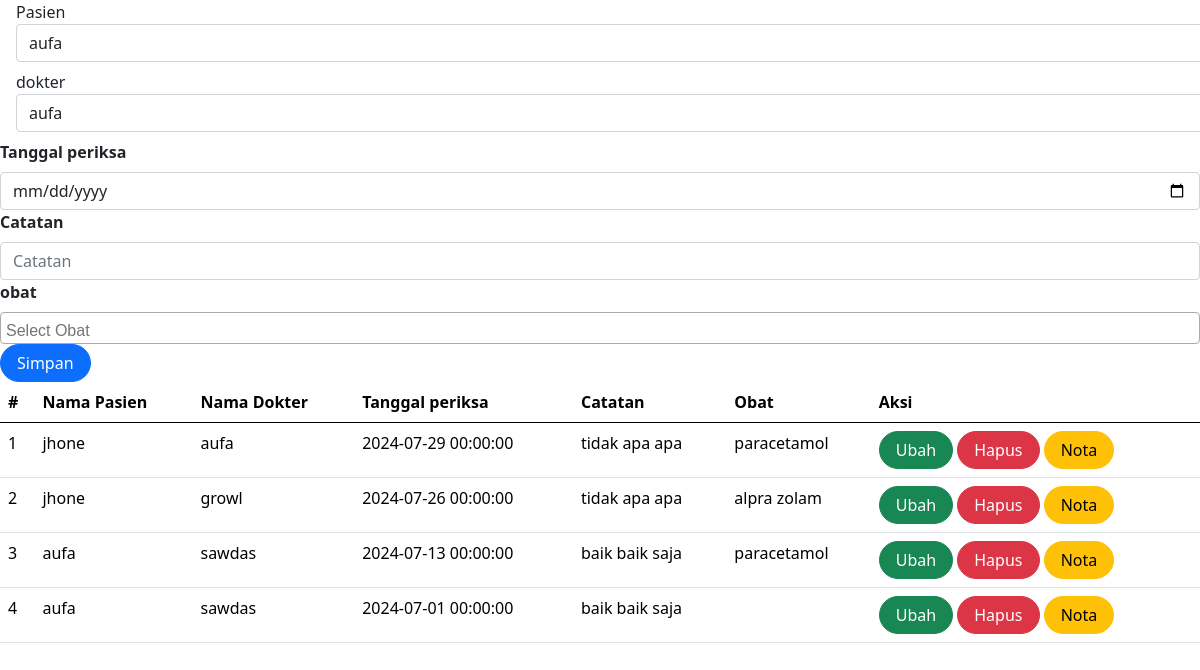
The app's page /periksa.php with its own data.
### tables this page shows
CREATE TABLE `periksa` (
  `id` int(10) UNSIGNED NOT NULL,
  `id_pasien` int(11) UNSIGNED DEFAULT NULL,
  `id_dokter` int(11) UNSIGNED DEFAULT NULL,
  `tgl_periksa` datetime NOT NULL,
  `catatan` text NOT NULL,
  `obat` varchar(255) DEFAULT NULL
);

CREATE TABLE `pasien` (
  `id` int(10) UNSIGNED NOT NULL,
  `nama` varchar(255) DEFAULT NULL,
  `alamat` varchar(255) DEFAULT NULL,
  `no_hp` varchar(50) DEFAULT NULL
);

CREATE TABLE `dokter` (
  `id` int(10) UNSIGNED NOT NULL,
  `nama` varchar(255) DEFAULT NULL,
  `alamat` varchar(255) DEFAULT NULL,
  `no_hp` varchar(50) DEFAULT NULL
);

CREATE TABLE `detail_periksa` (
  `id` int(11) UNSIGNED NOT NULL,
  `id_periksa` int(11) UNSIGNED DEFAULT NULL,
  `id_obat` int(11) UNSIGNED DEFAULT NULL
);

CREATE TABLE `obat` (
  `id` int(11) UNSIGNED NOT NULL,
  `nama_obat` varbinary(50) NOT NULL,
  `kemasan` varchar(35) NOT NULL,
  `harga` int(11) NOT NULL
);

### periksa.php (the view, shortened to what this page needs)
<?php
include_once("koneksi.php");
?>
<!DOCTYPE html>
<html lang="en">
<head>
    <link rel="stylesheet" href="assets/css/bootstrap.css">
    <link href="https://cdn.jsdelivr.net/npm/bootstrap@5.0.2/dist/css/bootstrap.min.css"
    rel="stylesheet"
>
    <link href="https://cdn.jsdelivr.net/npm/select2@4.1.0-rc.0/dist/css/select2.min.css" rel="stylesheet" />
</head>
<body>
<form class="form row" method="POST" action="" name="myForm" onsubmit="return(validate());">
<div class="form-group mx-sm-3 mb-2">
    <label for="inputPasien" class="sr-only">Pasien</label>
    <select class="form-control" name="id_pasien">
        <?php
        $selected = '';
        $pasien = mysqli_query($mysqli, "SELECT * FROM pasien");
        while ($data = mysqli_fetch_array($pasien)) {
            if ($data['id'] == $id_pasien) {
                $selected = 'selected="selected"';
            } else {
                $selected = '';
            }
        ?>
            <option value="<?php echo $data['id'] ?>"
            <?php echo $selected ?>><?php echo $data['nama'] ?>
        </option>
        <?php
        }
        ?>
    </select>
</div>
<div class="form-group mx-sm-3 mb-2">
    <label for="inputdokter" class="sr-only">dokter</label>
    <select class="form-control" name="id_dokter">
        <?php
        $selected = '';
        $pasien = mysqli_query($mysqli, "SELECT * FROM dokter");
        while ($data = mysqli_fetch_array($pasien)) {
            if ($data['id'] == $id_pasien) {
                $selected = 'selected="selected"';
            } else {
                $selected = '';
            }
        ?>
            <option value="<?php echo $data['id'] ?>"
            <?php echo $selected ?>><?php echo $data['nama'] ?>
        </option>
        <?php
        }
        ?>
    </select>
</div>
    <?php
        $tgl_periksa = '';
        $catatan = '';
        ?>
        <div class="col-12">
            <label for="inputTanggalperiksa" class="form-label fw-bold">
            Tanggal periksa
            </label>
            <input type="date" class="form-control" name="tgl_periksa" id="inputTanggalperiksa" placeholder="Tanggal Periksa" value="<?php echo $tgl_periksa ?>">
        </div>
        <div class="col-12">
            <label for="inputCatatan" class="form-label fw-bold">
                Catatan
            </label>
            <input type="text" class="form-control" name="catatan" id="inputCatatan" placeholder="Catatan" value="<?php echo $catatan ?>">
        </div>
        <div class="col-12">
            <label for="inputObat" class="form-label fw-bold">
                obat
            </label>
            <div class="dropdown-content">
            </div>
        </div>
        <div class="col-12">
        <button type="submit" class="btn btn-primary rounded-pill px-3" name="simpan">Simpan</button>
        </div>
</form>
<table class="table table-hover">
    <thead>
        <tr>
            <th scope="col">#</th>
            <th scope="col">Nama Pasien</th>
            <th scope="col">Nama Dokter</th>
            <th scope="col">Tanggal periksa</th>
            <th scope="col">Catatan</th>
            <th scope="col">Obat</th>
            <th scope="col">Aksi</th>
        </tr>
    </thead>
    <tbody>
<?php
$result = mysqli_query($mysqli, "SELECT pr.*,d.nama as 'nama_dokter', p.nama as 'nama_pasien' FROM periksa pr LEFT JOIN dokter d ON (pr.id_dokter=d.id) LEFT JOIN pasien p ON (pr.id_pasien=p.id) ORDER BY pr.tgl_periksa DESC");
$no = 1;
while ($data = mysqli_fetch_array($result)) {
?>
    <tr>
        <td><?php echo $no++ ?></td>
        <td><?php echo $data['nama_pasien'] ?></td>
        <td><?php echo $data['nama_dokter'] ?></td>
        <td><?php echo $data['tgl_periksa'] ?></td>
        <td><?php echo $data['catatan'] ?></td>
        <td><?php
            $query = mysqli_query($mysqli, "SELECT COUNT(id) as data FROM detail_periksa WHERE id_periksa = ". $data['id'] );
            $last = mysqli_fetch_assoc($query);
            $obats = mysqli_query($mysqli, "SELECT detail_periksa.*, obat.nama_obat as obats  FROM detail_periksa LEFT JOIN obat ON (obat.id = detail_periksa.id_obat) WHERE detail_periksa.id_periksa = ". $data['id']);
            $i = 1;
            foreach ($obats as $obat) {
                if ($i < $last['data']) {
                    echo $obat['obats']."/ ";
                }else{
                    echo $obat['obats'];
                }
                $i++;
            }
        ?></td>
        <td>
            <a class="btn btn-success rounded-pill px-3"
            href="index.php?page=periksa&id=<?php echo $data['id'] ?>">
            Ubah</a>
            <a class="btn btn-danger rounded-pill px-3"
            href="index.php?page=periksa&id=<?php echo $data['id'] ?>&aksi=hapus">Hapus</a>
            <a class="btn btn-warning rounded-pill px-3"
            href="index.php?page=invoice&id=<?php echo $data['id'] ?>">Nota</a>
        </td>
    </tr>
<?php
}
?>
    </tbody>
</table>
</body>
</html>

### records on screen
periksa: id_pasien.nama "jhone", id_dokter.nama "aufa", tgl_periksa "2024-07-29 00:00:00", catatan "tidak apa apa"
detail_periksa: id_obat.nama_obat "paracetamol"
periksa: id_pasien.nama "jhone", id_dokter.nama "growl", tgl_periksa "2024-07-26 00:00:00", catatan "tidak apa apa"
detail_periksa: id_obat.nama_obat "alpra zolam"
periksa: id_pasien.nama "aufa", id_dokter.nama "sawdas", tgl_periksa "2024-07-13 00:00:00", catatan "baik baik saja"
detail_periksa: id_obat.nama_obat "paracetamol"
periksa: id_pasien.nama "aufa", id_dokter.nama "sawdas", tgl_periksa "2024-07-01 00:00:00", catatan "baik baik saja"

### other values on screen
form field id_pasien "aufa"
form field id_dokter "aufa"
